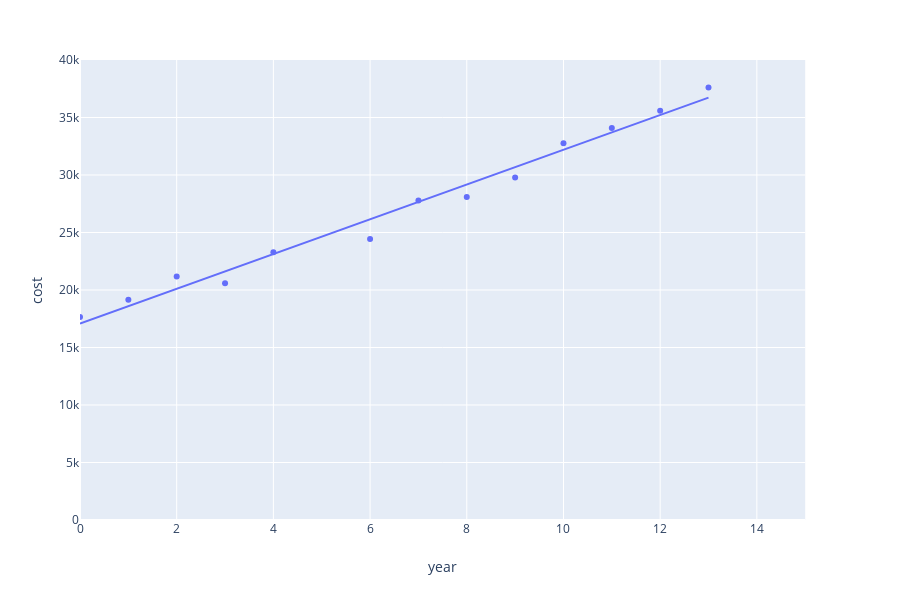

The notebook cell this image was saved under:
### Code cell
px.scatter(jetboat,x='year',y='cost',trendline='ols',range_y=[0,40000],range_x=[0,15])

### Figure 1 — Plotly figure (JSON) as saved in the notebook; plotly's stock layout.template omitted (floating-point values rounded to 4 significant figures)
{"data": [{"hoverlabel": {"namelength": 0}, "hovertemplate": "year=%{x}<br>cost=%{y}", "legendgroup": "", "marker": {"color": "#636efa", "symbol": "circle"}, "mode": "markers", "name": "", "showlegend": false, "type": "scatter", "x": [0, 1, 2, 3, 4, 6, 7, 8, 9, 10, 11, 12, 13], "xaxis": "x", "y": [17663, 19144, 21176, 20584, 23280, 24443, 27784, 28088, 29774, 32752, 34082, 35589, 37618], "yaxis": "y"}, {"hoverlabel": {"namelength": 0}, "hovertemplate": "<b>OLS trendline</b><br>cost = 1511.682160 * year + 17074.794942<br>R<sup>2</sup>=0.982450<br><br>year=%{x}<br>cost=%{y} <b>(trend)</b>", "legendgroup": "", "marker": {"color": "#636efa", "symbol": "circle"}, "mode": "lines", "name": "", "showlegend": false, "type": "scatter", "x": [0, 1, 2, 3, 4, 6, 7, 8, 9, 10, 11, 12, 13], "xaxis": "x", "y": [17070.0, 18590.0, 20100.0, 21610.0, 23120.0, 26140.0, 27660.0, 29170.0, 30680.0, 32190.0, 33700.0, 35210.0, 36730.0], "yaxis": "y"}], "layout": {"height": 600, "legend": {"tracegroupgap": 0}, "margin": {"t": 60}, "xaxis": {"anchor": "y", "domain": [0, 0.98], "range": [0, 15], "title": {"text": "year"}}, "yaxis": {"anchor": "x", "domain": [0, 1], "range": [0, 40000], "title": {"text": "cost"}}}}
